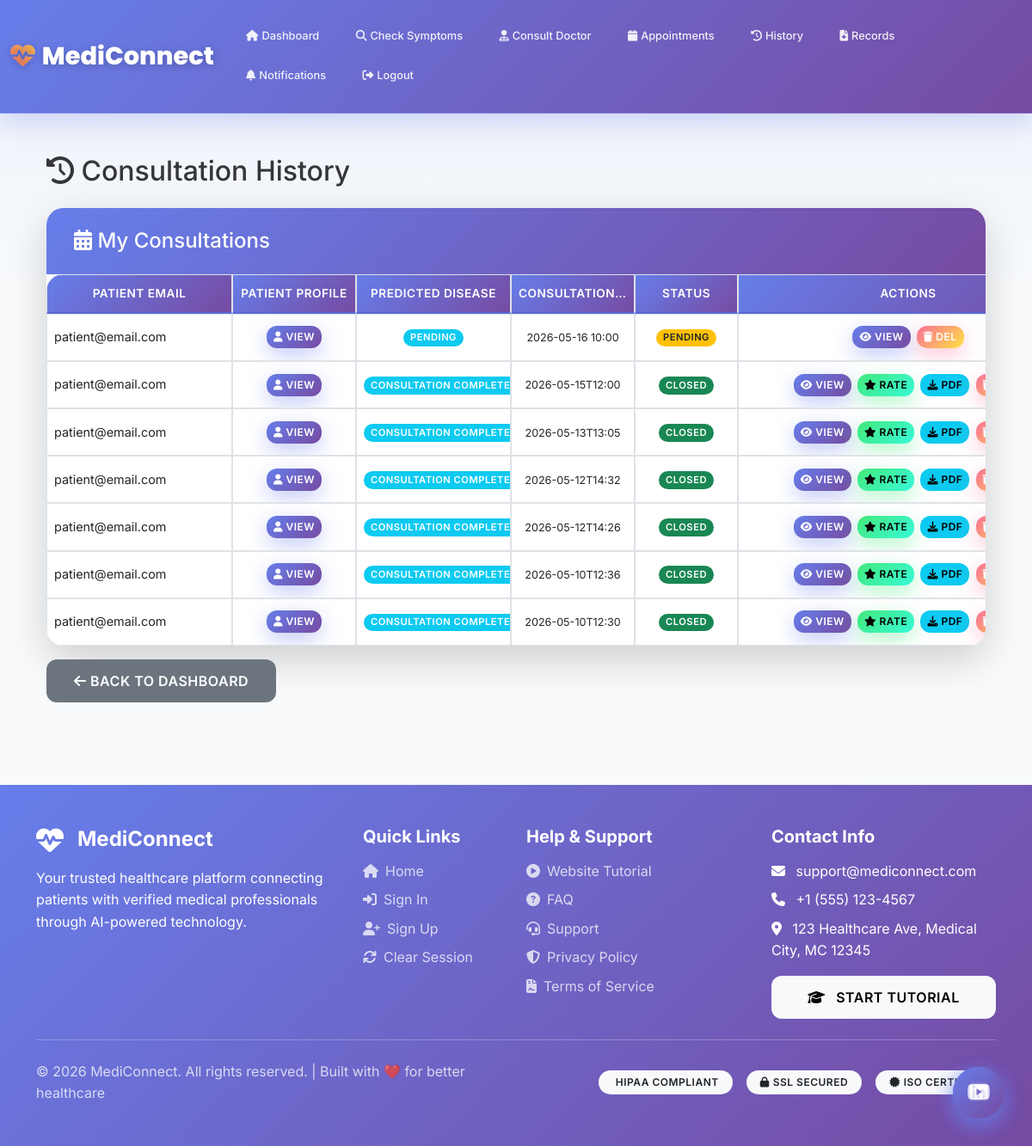
/patient/consultation-history (signed in), run on the app's committed database.
### tables this page shows
CREATE TABLE users (
        id INTEGER PRIMARY KEY AUTOINCREMENT,
        name TEXT NOT NULL,
        email TEXT UNIQUE NOT NULL,
        password TEXT NOT NULL,
        role TEXT NOT NULL,
        phone TEXT,
        address TEXT,
        age INTEGER,
        gender TEXT,
        created_at TIMESTAMP DEFAULT CURRENT_TIMESTAMP
    , account_status VARCHAR(20) DEFAULT 'active');

CREATE TABLE consultations (
        id INTEGER PRIMARY KEY AUTOINCREMENT,
        patient_id INTEGER,
        doctor_id INTEGER,
        symptoms TEXT,
        diagnosis TEXT,
        prescription TEXT,
        status TEXT DEFAULT 'pending',
        consultation_date TIMESTAMP DEFAULT CURRENT_TIMESTAMP, predicted_disease TEXT,
        FOREIGN KEY (patient_id) REFERENCES patients(id),
        FOREIGN KEY (doctor_id) REFERENCES doctors(id)
    );

### app.py (the view)
@app.route('/patient/consultation-history')
@login_required
@role_required('patient')
def consultation_history():
    conn = get_db()
    patient = conn.execute('SELECT * FROM patients WHERE user_id = ?', (session['user_id'],)).fetchone()
    if not patient:
        flash('Patient profile not found. Please contact support.', 'danger')
        conn.close()
        return redirect(url_for('patient_dashboard'))
    consultations = conn.execute('''
        SELECT
            c.id,
            c.patient_id,
            c.doctor_id,
            c.symptoms as reason,
            c.diagnosis,
            c.prescription,
            c.predicted_disease,
            c.status,
            c.consultation_date,
            'text' as consultation_type,
            'online' as mode,
            u.name as doctor_name,
            u.email as doctor_email,
            u.phone as doctor_phone,
            d.specialization
        FROM consultations c
        JOIN doctors d ON c.doctor_id = d.id
        JOIN users u ON d.user_id = u.id
        WHERE c.patient_id = ?

        UNION ALL

        SELECT
            a.id,
            a.patient_id,
            a.doctor_id,
            a.reason,
            a.notes as diagnosis,
            a.prescription,
            'From Appointment' as predicted_disease,
            a.status,
            datetime(a.appointment_date || ' ' || a.appointment_time) as consultation_date,
            'appointment' as consultation_type,
            a.mode,
            u.name as doctor_name,
            u.email as doctor_email,
            u.phone as doctor_phone,
            d.specialization
        FROM appointments a
        JOIN doctors d ON a.doctor_id = d.id
        JOIN users u ON d.user_id = u.id
        WHERE a.patient_id = ?
        AND a.status != 'completed'  -- Exclude completed appointments as they have consultation records

        ORDER BY consultation_date DESC
    ''', (patient['id'], patient['id'])).fetchall()
    conn.close()
    return render_template('consultation_history.html', consultations=consultations)

### app.py (called while the page is built)
def get_db():
    conn = sqlite3.connect('medical.db')
    conn.row_factory = sqlite3.Row
    return conn

def login_required(f):
    @wraps(f)
    def decorated_function(*args, **kwargs):
        if 'user_id' not in session:
            flash('Please login first', 'warning')
            return redirect(url_for('signin_as'))
        if 'last_activity' in session:
            last_activity = datetime.fromisoformat(session['last_activity'])
            if datetime.now() - last_activity > timedelta(minutes=30):
                session.clear()
                flash('Session expired due to inactivity. Please login again.', 'warning')
                return redirect(url_for('signin_as'))
        session['last_activity'] = datetime.now().isoformat()
        session.permanent = True
        return f(*args, **kwargs)
    return decorated_function

def role_required(role):
    def decorator(f):
        @wraps(f)
        def decorated_function(*args, **kwargs):
            if 'role' not in session or session['role'] != role:
                flash('Access denied', 'danger')
                return redirect(url_for('signin_as'))
            return f(*args, **kwargs)
        return decorated_function
    return decorator

### templates/consultation_history.html (shortened to what this page needs)
{% extends "base_clean.html" %}
{% block content %}
<div class="container">
    <h2 class="mb-4" style="color: #333;">
        <i class="fas fa-history"></i> Consultation History
    </h2>
    <div class="card shadow-lg">
        <div class="card-header" style="background: linear-gradient(135deg, #667eea 0%, #764ba2 100%); color: white;">
            <h4 class="mb-0"><i class="fas fa-calendar-alt"></i> My Consultations</h4>
        </div>
        <div class="card-body p-0">
            {% if consultations %}
            <div class="table-responsive">
                <table class="table consultation-table table-fixed table-hover mb-0">
                    <thead>
                        <tr>
                            <th class="col-email">PATIENT EMAIL</th>
                            <th class="col-profile">PATIENT PROFILE</th>
                            <th class="col-disease">PREDICTED DISEASE</th>
                            <th class="col-date">CONSULTATION DATE</th>
                            <th class="col-status">STATUS</th>
                            <th class="col-actions">ACTIONS</th>
                        </tr>
                    </thead>
                    <tbody>
                        {% for consult in consultations %}
                        <tr>
                            <td class="col-email">
                                <div class="text-truncate-custom" title="{{ session.get('email', 'patient@email.com') }}">
                                    {{ session.get('email', 'patient@email.com') }}
                                </div>
                            </td>
                            <td class="col-profile">
                                <button type="button" class="btn btn-primary btn-sm" data-bs-toggle="modal" data-bs-target="#profileModal{{ consult.id }}">
                                    <i class="fas fa-user"></i> View
                                </button>
                            </td>
                            <td class="col-disease">
                                <span class="badge bg-info">
                                    {{ consult.diagnosis if consult.diagnosis else 'Pending' }}
                                </span>
                            </td>
                            <td class="col-date">
                                <small>{{ consult.consultation_date[:16] if consult.consultation_date else 'N/A' }}</small>
                            </td>
                            <td class="col-status">
                                {% if consult.status == 'completed' %}
                                <span class="badge bg-success">Closed</span>
                                {% elif consult.status == 'pending' %}
                                <span class="badge bg-warning text-dark">Pending</span>
                                {% else %}
                                <span class="badge bg-info">{{ consult.status }}</span>
                                {% endif %}
                            </td>
                            <td class="col-actions">
                                <div class="d-flex flex-wrap justify-content-center gap-1">
                                    <button type="button" class="btn btn-primary btn-sm" data-bs-toggle="modal" data-bs-target="#consultModal{{ consult.id }}">
                                        <i class="fas fa-eye"></i> View
                                    </button>
                                    {% if consult.status == 'completed' %}
                                    <a href="{{ url_for('submit_feedback', consultation_id=consult.id) }}" class="btn btn-warning btn-sm">
                                        <i class="fas fa-star"></i> Rate
                                    </a>
                                    <a href="{{ url_for('download_prescription', consultation_id=consult.id) }}" class="btn btn-info btn-sm">
                                        <i class="fas fa-download"></i> PDF
                                    </a>
                                    {% endif %}
                                    <button type="button" class="btn btn-danger btn-sm" onclick="deleteConsultation({{ consult.id }})">
                                        <i class="fas fa-trash"></i> Del
                                    </button>
                                </div>
                            </td>
                        </tr>
                        {% endfor %}
                    </tbody>
                </table>
            </div>
            {% endif %}
        </div>
    </div>
    <div class="mt-3">
        <a href="{{ url_for('patient_dashboard') }}" class="btn btn-secondary">
            <i class="fas fa-arrow-left"></i> Back to Dashboard
        </a>
    </div>
</div>
{% endblock %}

### data on the page
users: get "patient@email.com", diagnosis "PENDING", consultation_date "2026-05-16 10:00"
consultations: get "patient@email.com", diagnosis "CONSULTATION COMPL…", consultation_date "2026-05-15T12:00", status "CLOSED"
consultations: get "patient@email.com", diagnosis "CONSULTATION COMPL…", consultation_date "2026-05-13T13:05", status "CLOSED"
consultations: get "patient@email.com", diagnosis "CONSULTATION COMPL…", consultation_date "2026-05-12T14:32", status "CLOSED"
consultations: get "patient@email.com", diagnosis "CONSULTATION COMPL…", consultation_date "2026-05-12T14:26", status "CLOSED"
consultations: get "patient@email.com", diagnosis "CONSULTATION COMPL…", consultation_date "2026-05-10T12:36", status "CLOSED"
consultations: get "patient@email.com", diagnosis "CONSULTATION COMPL…", consultation_date "2026-05-10T12:30", status "CLOSED"
